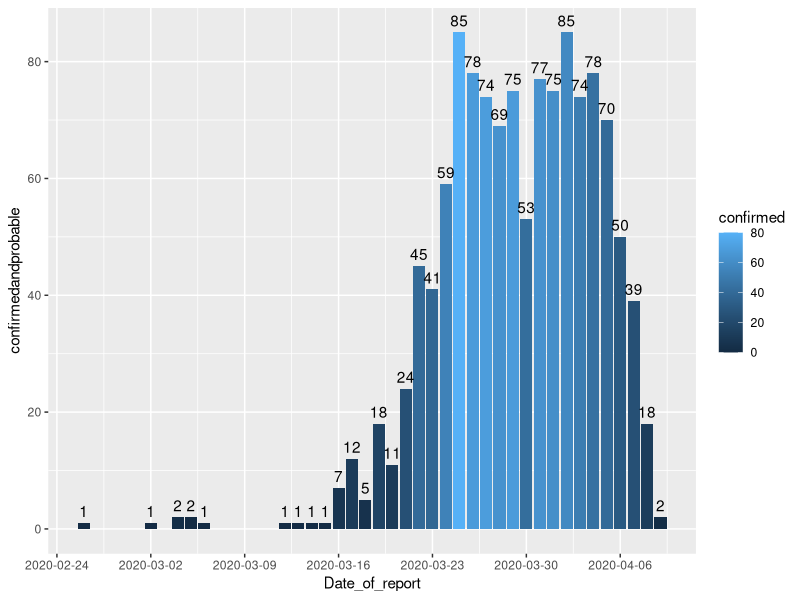
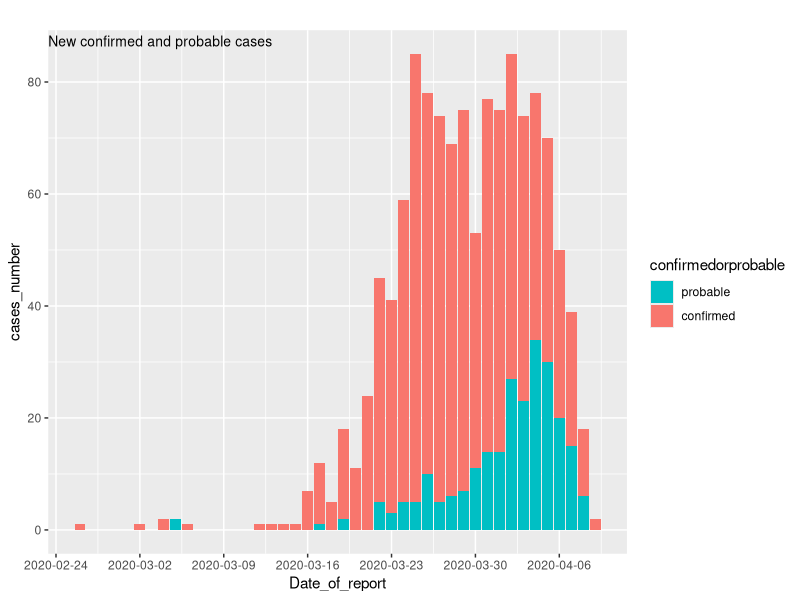
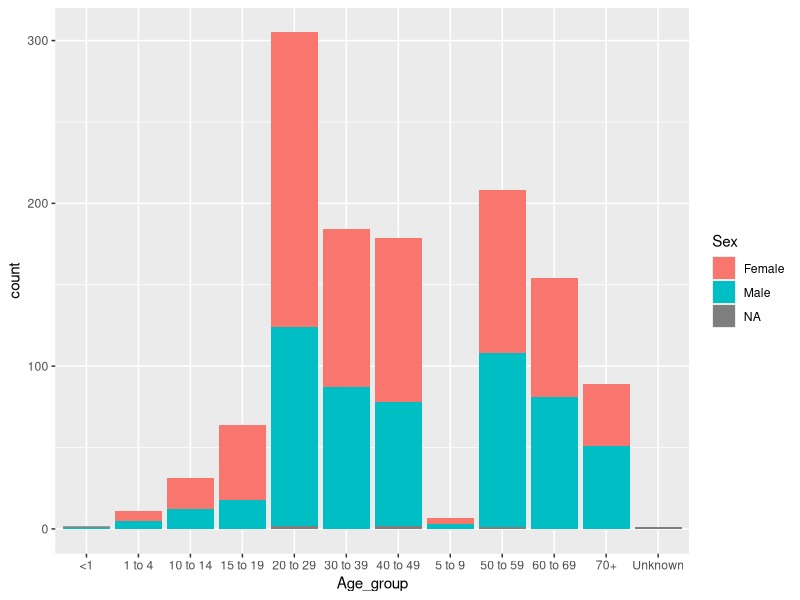
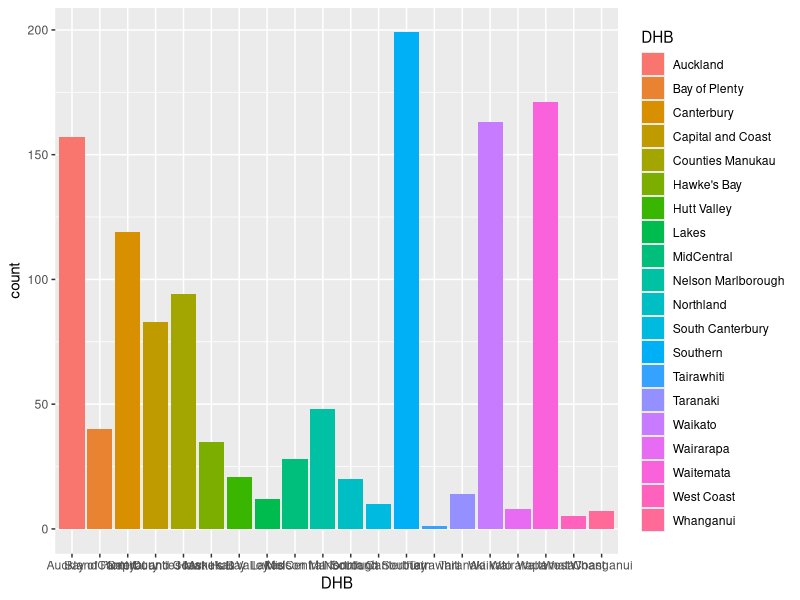
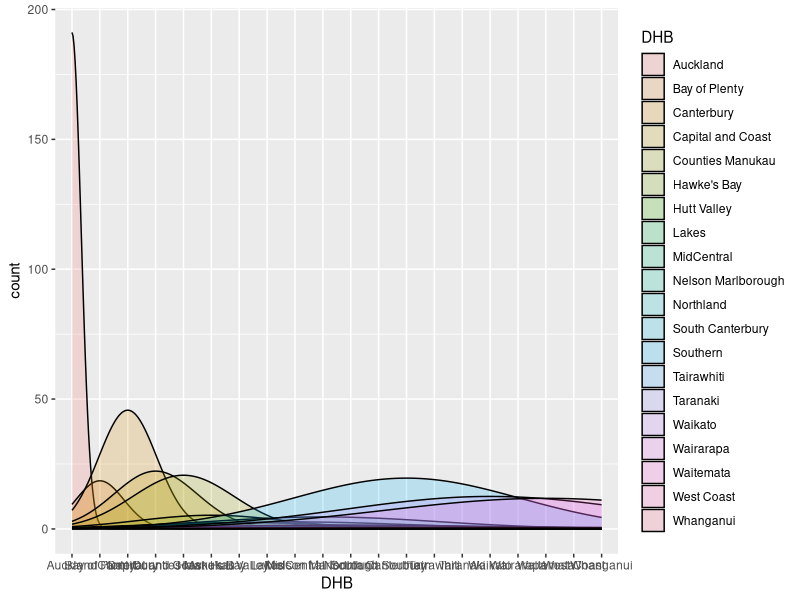
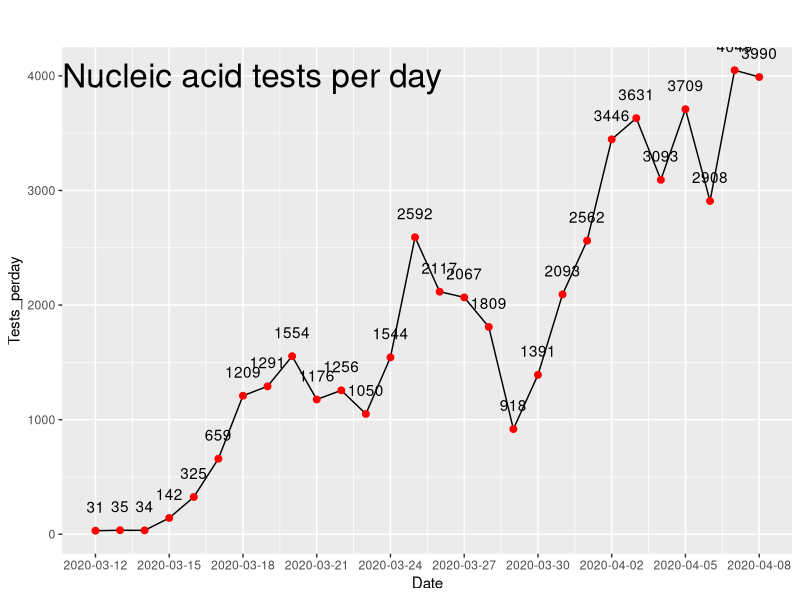
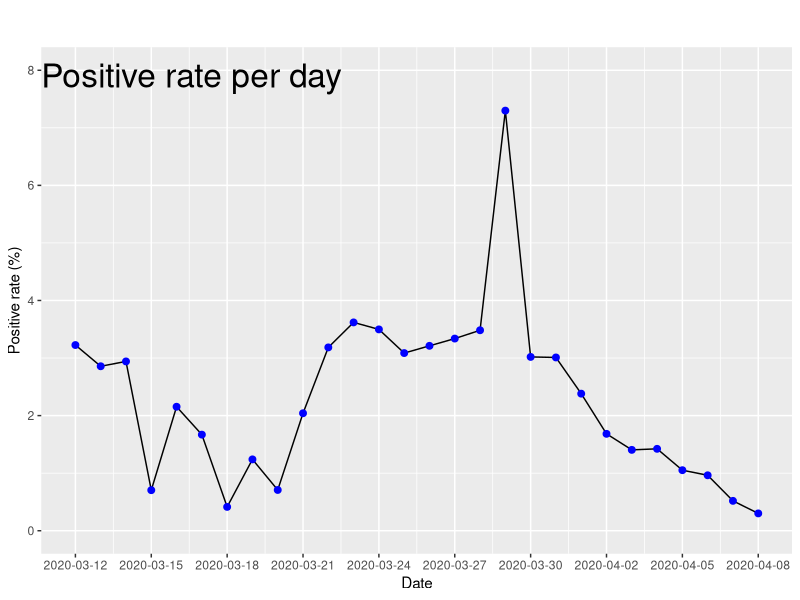

Reproduce these figures in R, in order.
## ---- chunk 1
library(readxl)
library(tidyverse)
library(plyr)
library(reshape2)
library(dplyr)
## ---- chunk 2
april8 <- read_excel("covid-casedetails-9april2020.xlsx")
data <- april8 %>% mutate(Date_of_report = as.Date(Date_of_report), Sex = factor(Sex), Age_group = factor(Age_group))
## ---- chunk 3
number_confirm <- ddply(data, "Date_of_report", summarise, confirmed=sum(Confirmed), probable=sum(Probable), confirmedandprobable=sum(Confirmed)+sum(Probable))
select <- dplyr::select 
## ---- chunk 4
new_confirm_table <- number_confirm %>% select(-confirmedandprobable) %>% melt(id.vars = "Date_of_report", variable.name = "confirmedorprobable", value.name = "cases_number")
head(new_confirm_table)
## ---- chunk 5
number_confirm %>% ggplot(aes(x=Date_of_report, y=confirmedandprobable, fill=confirmed)) + geom_bar(stat = "identity") + geom_text(aes(label=confirmedandprobable, vjust=-0.5)) + scale_x_date(date_breaks = "1 week")
p1 <- new_confirm_table %>% ggplot(aes(x=Date_of_report, y=cases_number, fill=confirmedorprobable)) + geom_bar(stat = "identity") + scale_x_date(date_breaks = "1 week") + guides(fill=guide_legend(reverse=TRUE)) 
p1 + ggtitle("New confirmed and probable cases") + theme(plot.title = element_text(size=10, vjust = -6))
## ---- chunk 6
data %>% select(Sex, Age_group) %>% mutate(Sex = reorder(Sex, Age_group)) %>% ggplot(aes(Age_group, fill=Sex)) + geom_bar()
## ---- chunk 7
data %>% ggplot(aes(DHB, fill=DHB)) + geom_bar()
data %>% ggplot(aes(DHB, y=..count.., fill=DHB)) + geom_density(alpha=0.2)
## ---- chunk 8
positive_rate_2 <- read_excel("positive rate_2.xlsx")
positive_rate_table <- positive_rate_2 %>% mutate(Date=as.Date(Date), Tests_perday = `Tests per Day`, positive_rate = `Positive rate`)
p2 <- positive_rate_table %>% ggplot(aes(x=Date, y=Tests_perday)) + geom_line(stat = "identity") + geom_point(size=2, color="red") + geom_text(aes(label=Tests_perday, vjust=-1.5))
p2 + scale_x_date(date_breaks = "3 day") + ggtitle("Nucleic acid tests per day") + theme(plot.title = element_text(size=24, vjust = -6))

p3 <- positive_rate_table %>% ggplot(aes(x=Date, y=positive_rate * 100)) + geom_line(stat = "identity") + geom_point(size=2, color="blue") 
p3 + ylim(0, 8) + scale_x_date(date_breaks = "3 day") + ylab("Positive rate (%)") + ggtitle("Positive rate per day") + theme(plot.title = element_text(size=24, vjust = -6))

